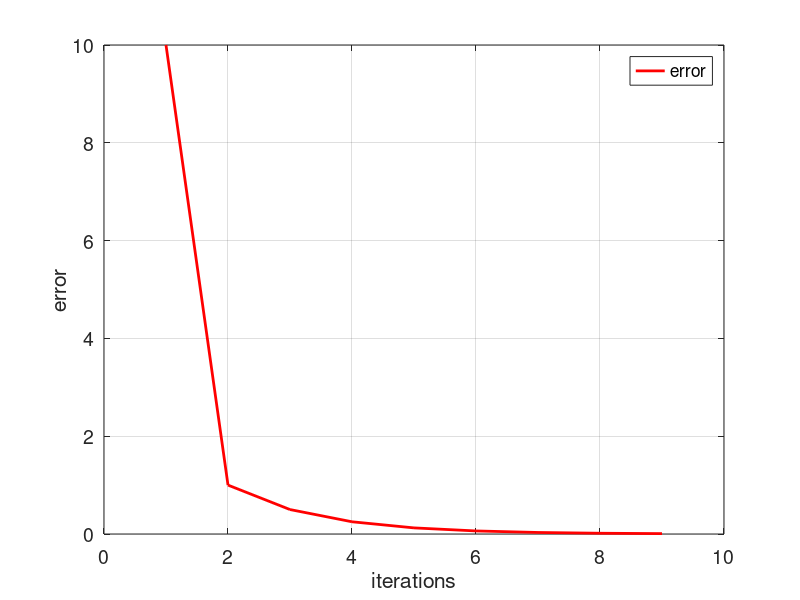

Recreate this plot in MATLAB.
xl=0
xu=2
i=1
e(i)= 10

while(e(i)>0.01)
    
xr=(xl+xu)/2

g_xl = xl^2-2;
g_xr = xr^2-2;
g_xu = xu^2-2;


if(g_xl*g_xr < 0 )
    xu = xr
    e(i+1) = abs(xr-xl);
end

if (g_xu*g_xr < 0 )
    xl = xr
    e(i+1) = abs(xu -xr);
end
i = i+1;
if (g_xu*g_xr ==0 )
    xr = xr;
end

end

tamanio = size (e)
ite = 1:1:tamanio (2);

figure ('DefaultAxesFontsize', 14)
set (gcf, 'color','white');
plot(ite,e,'color',[1 0 0],'LineWidth', 2);
grid on
xlabel('iterations')
ylabel('error')
legend('error')
